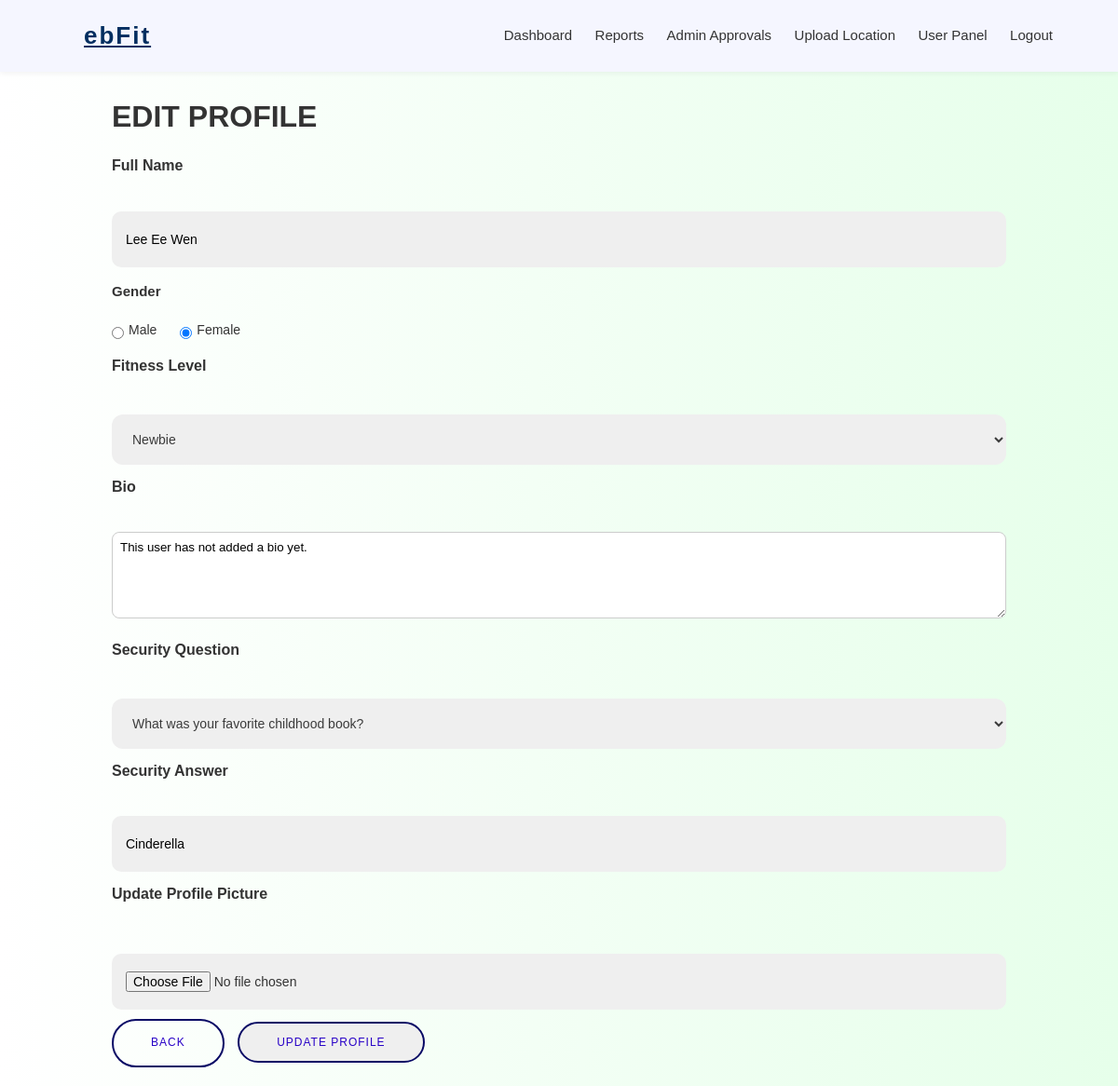
The page /profile/edit (signed in) on the database its author committed.
### app.py (models this page shows, shortened)
class User(db.Model, UserMixin):
    __tablename__ = "users"
    email = db.Column(db.String(255), primary_key=True)
    name = db.Column(db.String(100), nullable=False)
    gender = db.Column(db.String(10), nullable=False)
    sport_level = db.Column(db.String(50), nullable=False)
    security_question = db.Column(db.String(255), nullable=False)
    security_answer = db.Column(db.String(255), nullable=False)
    password = db.Column(db.String(255), nullable=False)
    image_file = db.Column(db.String(255), nullable=False, default="default_image.png")
    bio = db.Column(db.Text, default="This user has not added a bio yet.", nullable=False)
    role = db.Column(db.String(20), default="user")
    is_suspended = db.Column(db.Boolean, default=False) # True = account suspended (blocked from login)
    posts = db.relationship("Posts", back_populates="user", lazy=True, cascade="all, delete-orphan")

### app.py (the view, shortened to what this page needs)
@app.route("/profile/edit", methods=["GET", "POST"])
@login_required
def profile_edit():
    form = UpdateProfileForm() #WTForms form
    form.security_question.choices = list(question.items()) # Dropdown
    if request.method == "GET": # Prefill existing values on GET
        form.name.data = current_user.name
        form.gender.data = current_user.gender
        form.bio.data = current_user.bio
        form.security_question.data = current_user.security_question
        form.security_answer.data = current_user.security_answer
    image_url = url_for("static", filename=f"profile_pics/{current_user.image_file or 'default_image.png'}")
    return render_template("edit_profile.html", form=form, image_url=image_url, question=question)

### app.py
class UpdateProfileForm(FlaskForm):
    name = StringField("Full Name", validators=[DataRequired(), Length(min=2, max=50)]) #User's full name
    gender = SelectField("Gender", choices=[("Male", "Male"), ("Female", "Female")]) #Gender options
    sport_level = SelectField("Fitness Level", choices=[("newbie","Newbie"),("intermediate","Intermediate"),("advanced","Advanced")], validators=[DataRequired()]) #Fitness level
    bio = TextAreaField("Bio", validators=[Length(max=200)]) #bio to introduce themselves
    security_question = SelectField("Security Question", choices=question, validators=[DataRequired()])
    security_answer = StringField("Security Answer", validators=[DataRequired(), Length(max=255)])
    picture = FileField("Update Profile Picture", validators=[FileAllowed(["jpg", "png"])]) #Upload new profile picture
    submit = SubmitField("Update") #Button to save profile updates

### app.py (called while the page is built)
@app.context_processor
def notif_count():
    if current_user.is_authenticated:
        count = Notification.query.filter_by(email=current_user.email, is_read=False).count()
        return {"unread_count": count}
    return {"unread_count": 0}

@login_manager.user_loader
def load_user(user_id):
    return User.query.filter_by(email=user_id).first()

@app.context_processor
def inject_admin():
    email = session.get("admin_email")
    if email:
        current_admin = Admin.query.get(email)
        return dict(admin=current_admin)
    return dict(admin=None)

### templates/edit_profile.html (shortened to what this page needs)
{% extends "base.html" %}
{% block content %}
<div class="container">
    <h1>Edit Profile</h1>
    <form method="POST" enctype="multipart/form-data">
        <div class="form-group">
            {{ form.name.label }}<br>
            {{ form.name(class="form-control") }}
        </div>
       <div class="gender-form">
            <label class="gender-label">Gender</label>
            <div class="gender-options">
                <label class="gender-option">
                    <input type="radio" name="gender" value="Male" {% if form.gender.data == "Male" %}checked{% endif %}> Male
                </label>
                <label class="gender-option">
                    <input type="radio" name="gender" value="Female" {% if form.gender.data == "Female" %}checked{% endif %}> Female
                </label>
            </div>
       </div>
        <div>
            {{ form.sport_level.label }}<br>
            {{ form.sport_level(class="form-select") }}
        </div>
        <div class="form-group">
            {{ form.bio.label }}<br>
            {{ form.bio(class="form-control", rows=5) }}
        </div>
        <div class="form-group">
            {{ form.security_question.label }}<br>
            <div class="security-option">
                {{ form.security_question(class="form-select") }}
            </div>
        </div>
        <div class="form-group">
            {{ form.security_answer.label }}<br>
            {{ form.security_answer(class="form-control") }}
        </div>
        <div class="form-group">
            {{ form.picture.label }}<br>
            {{ form.picture(class="form-control-file") }}
        </div>
        <div class="form-group">
            <a href="{{ url_for('profile') }}" class="btnpost5 btn-gap">Back</a>
            <button type="submit" class="btnpost5">Update Profile</button>
        </div>
    </form>
</div>
{% endblock %}

### static/style.css (style rules this page uses)
.container { max-width: 1000px; margin: 0 auto; padding: 20px; font-family: "Segoe UI", Arial, sans-serif; color: #333; }
label { display: block; margin-top: 10px; font-weight: bold; }
input, textarea { width: 100%; padding: 8px; margin-top: 5px; border-radius: 8px; border: 1px solid #ccc; }
body { font-family: 'Rubik', sans-serif; }
:root { --primary-color: #4460f1; --white-color: #ffffff; --light-text-color: #9398b3; --light-bg-color: #f2f4ff; --dark-color: #333333; --background-color: #fcfcff; }
* { margin:0; padding:0; border: none; outline: none; font-family: 'Rubik', sans-serif; border: none; outline: none; font-family: 'Rubik', sans-serif; }
*,::before,::after { box-sizing:border-box; }
form input { font: inherit; font-size: 14px; width: 100%; border: none; outline: none; padding: 0 15px; line-height: 60px; border-radius: 10px; }
input::placeholder { color: var(--dark-color); font-family:'Rubik'; font-size: inherit; }
form input:not(.submit) { background-color: #efefef; width: 100%; width: 100%; }
.form-select { padding: 18px; border-radius: 12px; width: 100%; color: #3b3b3b; font-size: 14px; background: #efefef; margin-top: 8px; }
html { scroll-behavior: smooth; }
.post h2, .container h1 { text-transform: uppercase; }
.gender-form { margin: 12px 0; }
.gender-label { display: block; font-weight: bold; font-size: 15px; margin-bottom: 6px; }
.gender-options { display: flex; gap: 25px; align-items: center; }
.gender-option { display: flex; align-items: center; gap: 5px; font-size: 14px; font-weight: normal; }
body.adminloc, body.admin { background: linear-gradient(to right, #ffffff, #e6ffea); }
body.admin { font-family: 'Rubik', sans-serif; font-size: 16px; font-weight: 400; line-height: 1.8; color: var(--dark-color); }
input[type="file"] { margin-top: 20px; }
.btnloc, .btnpost, .btnpost2, .btnpost5, .input.btnpost[type="submit"] { font-size: 12px; font-weight: 500; text-transform: uppercase; letter-spacing: 1px; padding: 13px 40px; border: 2px solid #080965; border-radius: 50px; margin-top: 20px; text-decoration: none; display: inline-block; width: auto; color: #2800c7; }
.btnpost5 { display: inline-block; margin-top: 10px !important; }
.btn-gap { margin-right: 10px; }

### rows shown on the page
User: name "Lee Ee Wen", gender "☐ Male", gender "☑ Female", sport_level "Newbie", bio "This user has not added a bio yet.", security_question "What was your favorite childhood book?", security_answer "Cinderella"
